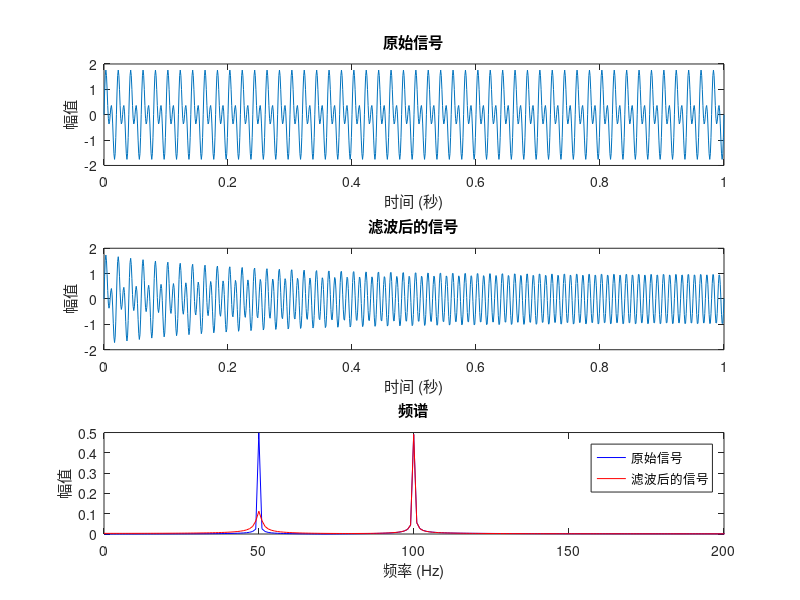

MATLAB code for this plot:
clear all; close all;
% 采样率和信号频率
fs = 1000;        % 采样率 (Hz)
f0 = 50;          % 干扰频率 (Hz)
Q = 35;           % 品质因数

% 计算Notch滤波器的系数
wo = 2*pi*f0/fs;  % 角频率
bw = wo/Q;        % 带宽

% 计算系数
alpha = sin(wo)/(2*Q);
b0 = 1;
b1 = -2*cos(wo);
b2 = 1;
a0 = 1 + alpha;
a1 = -2*cos(wo);
a2 = 1 - alpha;

b = [b0, b1, b2] / a0;
a = [a0, a1, a2] / a0;

% 生成测试信号（带有50 Hz干扰）
t = 0:1/fs:1;                 % 时间向量
x = sin(2*pi*100*t) + sin(2*pi*f0*t); % 测试信号：100 Hz和50 Hz的正弦波

% 应用Notch滤波器
y = filter(b, a, x);

% 绘制结果
figure;
subplot(3,1,1);
plot(t, x);
title('原始信号');
xlabel('时间 (秒)');
ylabel('幅值');

subplot(3,1,2);
plot(t, y);
title('滤波后的信号');
xlabel('时间 (秒)');
ylabel('幅值');

% 频谱分析
N = length(x);
X = fft(x);
Y = fft(y);
f = (0:N-1)*(fs/N);

subplot(3,1,3);
plot(f, abs(X)/N, 'b');
hold on;
plot(f, abs(Y)/N, 'r');
title('频谱');
xlabel('频率 (Hz)');
ylabel('幅值');
legend('原始信号', '滤波后的信号');
xlim([0 200]);
